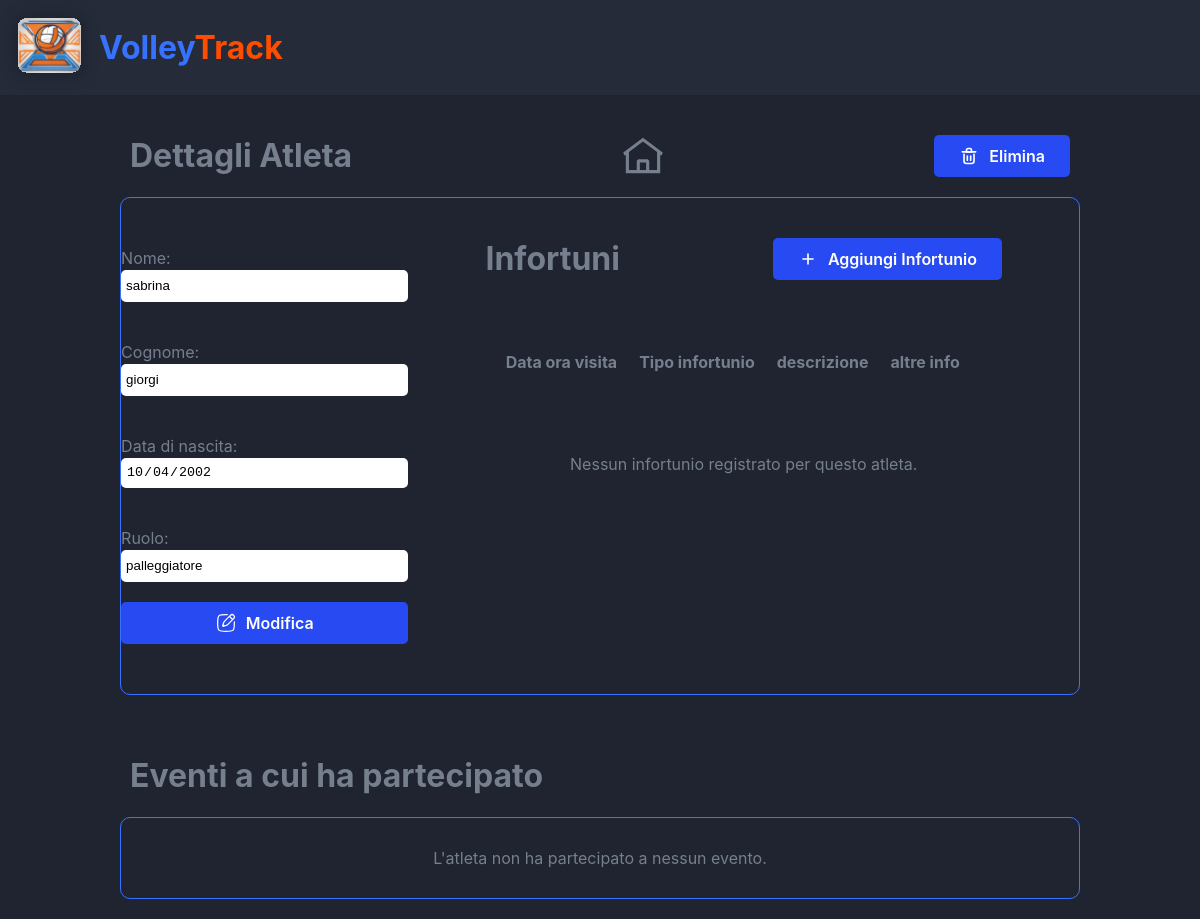
The page /dettagli_atleta.php?id=16 on the database its author committed.
### tables this page shows
CREATE TABLE `atleta` (
  `id` int NOT NULL,
  `nome` varchar(30) DEFAULT NULL,
  `cognome` varchar(30) DEFAULT NULL,
  `data_nascita` date DEFAULT NULL,
  `ruolo` varchar(30) DEFAULT NULL
);

### dettagli_atleta.php (the view, shortened to what this page needs)
<!DOCTYPE html>
<html>
<head>
    <link rel="stylesheet" href="./css/style.css">
</head>
<body>
    <div class="Container">
        <div class="Header__container">
            <div class="Header__logo"><img src="./images/logo.svg" alt='Logo' /></div>
            <div class="Header__title"><span class="blu">Volley</span><span class="orange">Track</span></div>
        </div>
        <?php
        if (isset($_GET['id'])) {
            $mydb = new mysqli(SERVER, UTENTE, PASSWORD, DATABASE);
            $id_atleta = $mydb->real_escape_string($_GET['id']);
            $sql_atleta = "SELECT * FROM atleta WHERE id = '$id_atleta'";
            $result_atleta = $mydb->query($sql_atleta);
            if ($result_atleta->num_rows > 0) {
        ?>
                <div class="Main__container">
                    <div class="Main__header">
                        <h1>Dettagli Atleta</h1>
                        <img onclick='back_home()' class='Home' src="./images/home.svg" alt="Home" />
                        <div class="Button" onclick="delete_atleta()">
                            <img src="./images/delete.svg" alt="Delete user" />
                            Elimina
                        </div>
                    </div>
                    <div class="Container__atleta">
                        <div class="Main__body Dettagli_Atleta">
                            <?php
                            while ($row_atleta = $result_atleta->fetch_assoc()) {
                            ?>
                                <div class="form">
                                    Nome: <input type="text" autocomplete="off" name="nome" id="nome" readonly value='<?php echo $row_atleta["nome"] ?>'>
                                    Cognome: <input type="text" autocomplete="off" name="cognome" id="cognome" readonly value='<?php echo $row_atleta["cognome"] ?>'>
                                    Data di nascita: <input type="date" name="data_nascita" id="data_nascita" readonly value='<?php echo $row_atleta["data_nascita"] ?>'>
                                    Ruolo: <input type="text" autocomplete="off" name="ruolo" id="ruolo" readonly value='<?php echo $row_atleta["ruolo"] ?>'>
                                    <a class="Button" onclick="change_state()" id='btnUpdate'><img src="./images/update.svg" alt="Update user" />Modifica</a>
                                </div>
                            <?php
                            }
                            ?>
                        </div>
                        <div class="infortuni">
                            <div class="Main__container">
                                <div class="Main__header">
                                    <h1>Infortuni</h1>
                                    <div class="Button" onclick="handleAddInjury()">
                                        <img src="./images/add.svg" alt="Add injury" />
                                        Aggiungi Infortunio
                                    </div>
                                </div>
                                <div class="Main__body">
                                    <?php
                                    $sql = "SELECT * FROM `informazioni_mediche` where fkAtleta = '$id_atleta' order by data_ora_visita";
                                    $result = $mydb->query($sql);
                                    echo "<table><thead><tr><th>Data ora visita</th><th>Tipo infortunio</th><th>descrizione</th><th>altre info</th><th></th></tr></thead><tbody>";
                                    if ($result && $result->num_rows > 0) {
                                    ?>
                                        <?php
                                        while ($row = $result->fetch_assoc()) {
                                        ?>
                                            <tr>
                                                <td>
                                                    <input class='tbl_inj_input' type='datetime-local' <?php echo "name='data_ora_visita_" . $row["id"] . "' id='data_ora_visita_" . $row["id"] . "' value='" . $row["data_ora_visita"] . "'" ?>>
                                                    <?php echo "<span id='sp_data_ora_visita_" . $row["id"] . "'>" . $row['data_ora_visita'] . "</span>" ?>
                                                </td>
                                                <td>
                                                    <input class='tbl_inj_input' type='text' autocomplete="off" <?php echo "name='tipo_infortunio_" . $row["id"] . "' id='tipo_infortunio_" . $row["id"] . "' value='" . $row["tipo_infortunio"] . "'" ?>>
                                                    <?php echo "<span id='sp_tipo_infortunio_" . $row["id"] . "'>" . $row['tipo_infortunio'] . "</span>" ?>
                                                </td>
                                                <td>
                                                    <input class='tbl_inj_input' type='text' autocomplete="off" <?php echo "name='descrizione_" . $row["id"] . "' id='descrizione_" . $row["id"] . "' value='" . $row["descrizione"] . "'" ?>>
                                                    <?php echo "<span id='sp_descrizione_" . $row["id"] . "'>" . $row['descrizione'] . "</span>" ?>
                                                </td>
                                                <td>
                                                    <input class='tbl_inj_input' type='text' autocomplete="off" <?php echo "name='altre_informazioni_" . $row["id"] . "' id='altre_informazioni_" . $row["id"] . "' value='" . $row["altre_informazioni"] . "'" ?>>
                                                    <?php echo "<span id='sp_altre_informazioni_" . $row["id"] . "'>" . $row['altre_informazioni'] . "</span>" ?>
                                                </td>
                                                <td>
                                                    <div class='Injury__action Injury__action_state_1' id='Injury__action_state_1_<?php echo $row["id"] ?>'><a onclick='handle_row_update(<?php echo $row["id"] ?>)' class='Button' id='btnUpdateStat'><img src='./images/update.svg' alt='Update injury' /></a><a class='Button' onclick='handleDeleteInjury(<?php echo $row["id"] ?>)'><img src='./images/delete.svg' alt='Delete stat' /></a></div>
                                                    <div class='Injury__action Injury__action_state_2' id='Injury__action_state_2_<?php echo $row["id"] ?>'><a class='Button' id='btnSaveInjury' onclick='handleUpdateInjury(<?php echo $row["id"] ?>)'><img src='./images/save.svg' /></a><a class='Button' id='btnCancelInjury' onclick='handle_row_cancel(<?php echo $row["id"] ?>)'><img src='./images/cancel_white.svg' /></a></div>
                                                </td>
                                            </tr>
                                        <?php
                                        }
                                        ?>
                                        <tr class="Injury__add_inputs">
                                            <td><input autocomplete="off" type="datetime-local" name="data_ora_visita" id="data_ora_visita"></td>
                                            <td><input autocomplete="off" type="text" name="tipo_infortunio" id="tipo_infortunio"></td>
                                            <td><input autocomplete="off" type="text" name="descrizione" id="descrizione"></td>
                                            <td><input autocomplete="off" type="text" name="altre_informazioni" id="altre_informazioni"></td>
                                            <td>
                                                <div class="Injury__action"><a class="Button" id='btnAddInjury' onclick="handleSaveNewInjury()"><img src="./images/add.svg" alt="Add user injury" /></a><a class="Button" id='btnCancelInjury' onclick="handleCancelInjury()"><img src="./images/cancel_white.svg" alt="Cancel user injury" /></a></div>
                                            </td>
                                        </tr>
                                        <tr class="Injury__add_inputs">
                                            <td><span class='Error' id='Error__data_ora_visita'>Il campo 'data_ora_visita' deve essere compilato</span></td>
                                            <td><span class='Error' id='Error__tipo_infortunio'>Il campo 'tipo_infortunio' deve essere compilato</span></td>
                                            <td><span class='Error' id='Error__descrizione'>Il campo 'descrizione' deve essere compilato</span></td>
                                            <td></td>
                                            <td></td>
                                        </tr>
                                        <?php
                                        echo "</tbody></table>";
                                        ?>
                                    <?php
                                    } else {
                                    ?>
                                        </tbody>
                                        </table>
                                        <div class="NoData">
                                            Nessun infortunio registrato per questo atleta.
                                        </div>
                                    <?php
                                    }
                                    ?>
                                </div>
                            </div>
                        </div>
                    </div>
                </div>
                <div class="Main__container eventi">
                    <div class="Main__header">
                        <h1>Eventi a cui ha partecipato</h1>
                    </div>
                    <div class="Main__body Eventi">
                        <?php
                        $sql_eventi = "SELECT evento.* FROM evento INNER JOIN partecipa ON evento.id = partecipa.fkEvento WHERE partecipa.fkAtleta = '$id_atleta'";
                        $result_eventi = $mydb->query($sql_eventi);
                        if ($result_eventi->num_rows > 0) {
                            echo "<ul>";
                            while ($row_eventi = $result_eventi->fetch_assoc()) {
                                echo "<li>" . $row_eventi["descrizione"] . " (<a href='dettagli_evento.php?id=" . $row_eventi["id"] . "&id_atleta=" . $id_atleta . "'>Dettagli</a>)</li>";
                            }
                            echo "</ul>";
                        } else {
                        ?> <div class="NoData">
                                L'atleta non ha partecipato a nessun evento.
                            </div><?php
                                }
                                    ?>
                    </div>
                </div>
        <?php
            } else {
                echo "Atleta non trovato";
            }
        } else {
            header('Location: home.php');
            exit;
        }
        ?>
    </div>
</body>
</html>

### css/style.css (style rules this page uses)
:root { font-size: 16px; font-family: Inter, sans-serif; --background-primary: #1f2430; --background-secondary: #252b39; --color: #767f8d; --blu: #3772ff; --orange: #ff4d00; --button-primary: #274af2; }
html, body { margin: 0; padding: 0; box-sizing: border-box; color: var(--color); background-color: var(--background-primary); font-size: 16px; }
.blu { color: var(--blu); }
.orange { color: var(--orange); }
.Main__header { display: flex; align-items: center; justify-content: space-between; }
.Main__header .Back, .Main__header .Home { height: 50px; cursor: pointer; }
input { outline: none; appearance: none; border: none; border-radius: 5px; }
.Button { background-color: var(--button-primary); color: white; padding: 11px 25px; border-radius: 5px; cursor: pointer; font-weight: 600; display: flex; align-items: center; text-decoration: none; }
.Button img { width: 20px; padding-right: 10px; }
.Container { display: flex; flex-direction: column; align-items: center; justify-content: center; }
.Header__container { background-color: var(--background-secondary); display: flex; align-items: center; justify-content: flex-start; width: 100%; }
.Header__title { font-weight: bold; font-size: 32px; }
.Main__container { width: 80%; padding: 20px; }
.Main__header { display: flex; justify-content: space-between; align-items: center; padding: 0 10px; }
.Main__body { border: 1px solid var(--blu); border-radius: 10px; display: flex; justify-content: center; flex-wrap: wrap; }
.NoData { width: 100%; text-align: center; padding: 30px; }
.Main__body .form { padding: 50px 0; }
input[type="text"], input[type="datetime-local"], input[type="date"] { height: 30px; padding-left: 5px; }
.form { display: flex; flex-direction: column; }
.form span, .form input { margin-bottom: 10px; }
.form input { margin-top: 2px; }
a, .form a { margin-top: 10px; }
.Main__body .form a { display: flex; justify-content: center; align-items: center; }
table { margin: 50px 0; }
table td, table th { padding: 0 10px; }
.Container__atleta { display: flex; align-items: flex-start; justify-content: center; border: 1px solid var(--blu); border-radius: 10px; }
.Container__atleta .Main__body { border: none; }
.Container__atleta .Dettagli_Atleta, .Container__atleta .infortuni { height: 100%; }
.Container__atleta .Dettagli_Atleta { display: flex; width: 30%; }
.infortuni { display: flex; align-items: center; justify-content: center; width: 70%; }

### rows shown on the page
atleta: nome "sabrina", cognome "giorgi", data_nascita "10/04/2002", ruolo "palleggiatore"
